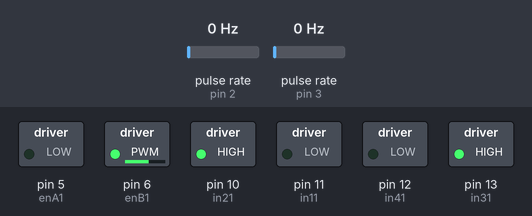
The sketch below on a simulated Arduino Uno, built with avr-gcc and run on an emulated ATmega328P. Parts: switched loads named in the sketch (green lamp = pin HIGH). Wiring (inferred from the names in the program): 2 × pulse sensor: data pin 2 / data pin 3. Inputs (shaded band) come from the test bench; at power-on: pulse rate (sensors on pin 2, pin 3) 0 Hz. What the sketch prints to the serial monitor is not drawn.

Above: at 1.2 s.
1.3 s: pulse rate (sensor on pin 2) set to 150 Hz
4.3 s: pulse rate (sensor on pin 3) set to 2 Hz
7.3 s: pulse rate (sensor on pin 3) set to 50 Hz
10.3 s: pulse rate (sensor on pin 3) set to 100 Hz
Timing chart, 0 to 13.3 s (numbered marks = the images above; inputs shaded):
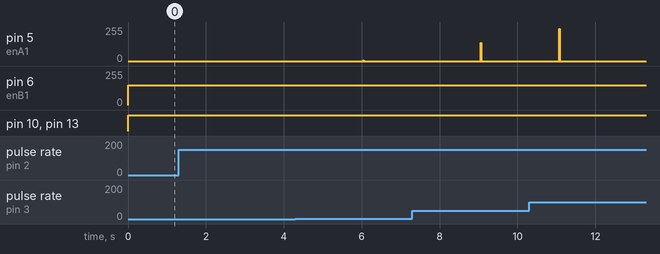

Measured:
- after the input at 1.3 s, every drawn part: stays the same
- after the input at 4.3 s, pin 5 (enA1): 0/255 → 4/255 after 1.7 s, → 0/255 0.02 s later

The sketch:

tespid.ino
```cpp
//Define pin numbers for motors
#define enA1 5
#define enB1 6
#define in11 11
#define in21 10
#define in31 13
#define in41 12
int motorSpeedA1 = 0;
int motorSpeedB1 = 0;

//Define pin numbers for encoders
#define encoder1Pin 2
#define encoder2Pin 3

//Variables for encoder counts
volatile long encoder1Count = 0;
volatile long encoder2Count = 0;
volatile long previousEncoder=0;
volatile long currentEncoder;
long currentMillis=0;
long previousMillis=0;
//Variables for PID Control
long previousTime = 0;
float ePrevious = 0;
float eIntegral = 0;

void setup() {
  Serial.begin(9600);

  //Set pin modes
  pinMode(enA1, OUTPUT);
  pinMode(enB1, OUTPUT);
  pinMode(in11, OUTPUT);
  pinMode(in21, OUTPUT);
  pinMode(in31, OUTPUT);
  pinMode(in41, OUTPUT);
  pinMode(encoder1Pin, INPUT);
  pinMode(encoder2Pin, INPUT);

  //Interrupts for encoder pins
  attachInterrupt(digitalPinToInterrupt(encoder1Pin), handleEncoder1, RISING);
  attachInterrupt(digitalPinToInterrupt(encoder2Pin), handleEncoder2, RISING);
}

void loop() {
  //Set desired setpoint for motor 2
  int target = read_speed(encoder2Count);

  //Move motor 1
  motor2(true,150);

  //PID gains and computation
  float kp = 2.0;
  float kd = 0.0;
  float ki = 0.0;
  float u = pidController(target, kp, kd, ki);
  int pid = static_cast<int>(u);
  //Control motor 2 based on PID
  moveMotor(enA1, pid);

  //Print statements for debugging
  Serial.print(read_speed(encoder1Count));
  Serial.print(encoder1Count);
  Serial.print(", ");
  Serial.println(read_speed(encoder2Count));

}

//Functions called during interrupts
void handleEncoder1() {
  encoder1Count++;
}
void handleEncoder2() {
  encoder2Count++;
}

void moveMotor( int pwmPin, int u){
  //Maximum motor speed
  float speed = fabs(u);
  if (speed > 255){
    speed  = 255;
  }
  //Stop the motor during overshoot
  if (encoder2Count > encoder1Count){
    speed = 0;
  }
  //Control the motor
  int direction = 0;
  motor1(false,speed);
}

float pidController(int target, float kp, float kd, float ki) {
  //Measure time elapsed since the last iteration
  long currentTime = micros();
  float deltaT = ((float)(currentTime - previousTime)) / 1.0e6;

  //Compute the error, derivative, and integral
  int e = target - read_speed(encoder1Count);
  float eDerivative = (e - ePrevious) / deltaT;
  eIntegral = eIntegral + e * deltaT;

  //Compute the PID control signal
  float u = (kp * e) + (kd * eDerivative) + (ki * eIntegral);

  //Update variables for the next iteration
  previousTime = currentTime;
  ePrevious = e;

  return u;
}
void motorcw1(int speed) {
    motorSpeedA1 = speed;
    analogWrite(enA1, motorSpeedA1);
    digitalWrite(in11, HIGH);
    digitalWrite(in21, LOW);
}
void motorccw1(int speed) {
    motorSpeedA1 = speed;
    analogWrite(enA1, motorSpeedA1);
    digitalWrite(in11, LOW);
    digitalWrite(in21, HIGH);
}
void motorcw2(int speed) {
    motorSpeedB1 = speed; // Perbarui kecepatan motor B1

    analogWrite(enB1, motorSpeedB1);
    digitalWrite(in31, HIGH);
    digitalWrite(in41, LOW);
}
void motorccw2(int speed) {
    motorSpeedB1 = speed; // Perbarui kecepatan motor B1
    analogWrite(enB1, motorSpeedB1);
    digitalWrite(in31, LOW);
    digitalWrite(in41, HIGH);
}
void motor1(bool dir,int pwm){
  if (dir) {
    motorcw1(pwm);
  }
  else {
    motorccw1(pwm);
  }
}
void motor2(bool dir,int pwm){
  if (dir) {
    motorcw2(pwm);
  }
  else {
    motorccw2(pwm);
  }
}
float read_speed(int encoder)
{
    //read velocity of selected motor
    //return velocity in rad/s
    const int Encoder_1_round = 44; //define number of pulses in one round of encoder
    int currentEncoder;
    currentEncoder = encoder;

    float rot_speed;           //rotating speed in rad/s
    const int interval = 1000; //choose interval is 1 second (1000 milliseconds)

    currentMillis = millis();

    if (currentMillis - previousMillis > interval)
    {
        previousMillis = currentMillis;
        rot_speed = (float)((currentEncoder - previousEncoder)*60 / (Encoder_1_round));
        previousEncoder = currentEncoder;
        return rot_speed;
    }
}
```
